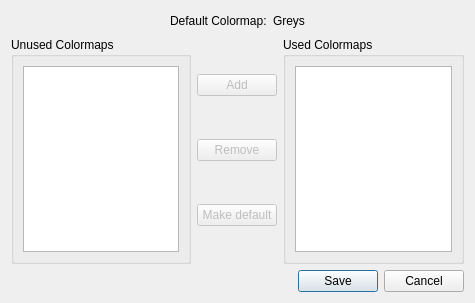
<?xml version="1.0" encoding="UTF-8"?>
<ui version="4.0">
 <class>EditColormapsDialog</class>
 <widget class="QDialog" name="EditColormapsDialog">
  <property name="geometry">
   <rect>
    <x>0</x>
    <y>0</y>
    <width>475</width>
    <height>303</height>
   </rect>
  </property>
  <property name="windowTitle">
   <string>Default Colormaps</string>
  </property>
  <layout class="QVBoxLayout" name="verticalLayout_2">
   <item>
    <layout class="QHBoxLayout" name="horizontalLayout_2">
     <item>
      <spacer name="horizontalSpacer">
       <property name="orientation">
        <enum>Qt::Horizontal</enum>
       </property>
       <property name="sizeHint" stdset="0">
        <size>
         <width>40</width>
         <height>20</height>
        </size>
       </property>
      </spacer>
     </item>
     <item>
      <widget class="QLabel" name="default_colormap_label">
       <property name="text">
        <string>Default Colormap:</string>
       </property>
      </widget>
     </item>
     <item>
      <widget class="QLabel" name="default_colormap_text">
       <property name="text">
        <string>Greys</string>
       </property>
      </widget>
     </item>
     <item>
      <spacer name="horizontalSpacer_2">
       <property name="orientation">
        <enum>Qt::Horizontal</enum>
       </property>
       <property name="sizeHint" stdset="0">
        <size>
         <width>40</width>
         <height>20</height>
        </size>
       </property>
      </spacer>
     </item>
    </layout>
   </item>
   <item>
    <layout class="QHBoxLayout" name="horizontalLayout">
     <item>
      <widget class="QGroupBox" name="unused_colormaps_group">
       <property name="title">
        <string>Unused Colormaps</string>
       </property>
       <layout class="QVBoxLayout" name="verticalLayout">
        <item>
         <widget class="QListWidget" name="unused_colormaps">
          <property name="dragDropMode">
           <enum>QAbstractItemView::DragDrop</enum>
          </property>
          <property name="defaultDropAction">
           <enum>Qt::MoveAction</enum>
          </property>
          <property name="selectionMode">
           <enum>QAbstractItemView::ExtendedSelection</enum>
          </property>
          <property name="selectionBehavior">
           <enum>QAbstractItemView::SelectRows</enum>
          </property>
         </widget>
        </item>
       </layout>
      </widget>
     </item>
     <item>
      <layout class="QVBoxLayout" name="buttons_layout">
       <item>
        <widget class="QPushButton" name="add">
         <property name="enabled">
          <bool>false</bool>
         </property>
         <property name="text">
          <string>Add</string>
         </property>
        </widget>
       </item>
       <item>
        <widget class="QPushButton" name="remove">
         <property name="enabled">
          <bool>false</bool>
         </property>
         <property name="text">
          <string>Remove</string>
         </property>
        </widget>
       </item>
       <item>
        <widget class="QPushButton" name="make_default">
         <property name="enabled">
          <bool>false</bool>
         </property>
         <property name="text">
          <string>Make default</string>
         </property>
        </widget>
       </item>
      </layout>
     </item>
     <item>
      <widget class="QGroupBox" name="user_colormaps_group">
       <property name="title">
        <string>Used Colormaps</string>
       </property>
       <layout class="QVBoxLayout" name="verticalLayout_5">
        <item>
         <widget class="QListWidget" name="user_colormaps">
          <property name="dragDropMode">
           <enum>QAbstractItemView::DragDrop</enum>
          </property>
          <property name="defaultDropAction">
           <enum>Qt::MoveAction</enum>
          </property>
          <property name="selectionMode">
           <enum>QAbstractItemView::ExtendedSelection</enum>
          </property>
         </widget>
        </item>
       </layout>
      </widget>
     </item>
    </layout>
   </item>
   <item>
    <widget class="QDialogButtonBox" name="button_box">
     <property name="orientation">
      <enum>Qt::Horizontal</enum>
     </property>
     <property name="standardButtons">
      <set>QDialogButtonBox::Cancel|QDialogButtonBox::Save</set>
     </property>
    </widget>
   </item>
  </layout>
 </widget>
 <resources/>
 <connections>
  <connection>
   <sender>button_box</sender>
   <signal>accepted()</signal>
   <receiver>EditColormapsDialog</receiver>
   <slot>accept()</slot>
   <hints>
    <hint type="sourcelabel">
     <x>248</x>
     <y>254</y>
    </hint>
    <hint type="destinationlabel">
     <x>157</x>
     <y>274</y>
    </hint>
   </hints>
  </connection>
  <connection>
   <sender>button_box</sender>
   <signal>rejected()</signal>
   <receiver>EditColormapsDialog</receiver>
   <slot>reject()</slot>
   <hints>
    <hint type="sourcelabel">
     <x>316</x>
     <y>260</y>
    </hint>
    <hint type="destinationlabel">
     <x>286</x>
     <y>274</y>
    </hint>
   </hints>
  </connection>
 </connections>
</ui>
